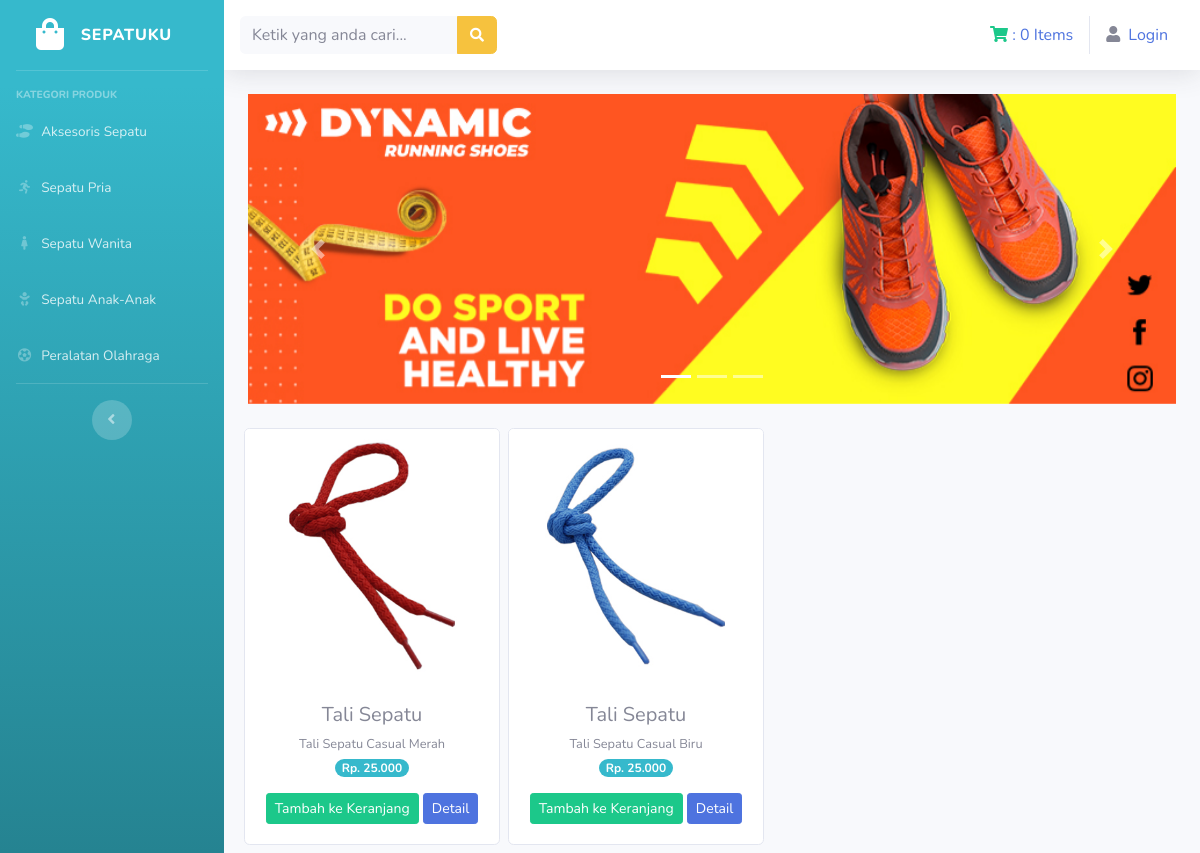
Page /index.php/kategori/aksesoris on the committed database.
### tables this page shows
CREATE TABLE `tb_barang` (
  `id_brg` int(11) NOT NULL,
  `nama_brg` varchar(120) NOT NULL,
  `keterangan` varchar(225) NOT NULL,
  `kategori` varchar(60) NOT NULL,
  `harga` int(11) NOT NULL,
  `stok` int(4) NOT NULL,
  `gambar` text NOT NULL
);

### application/controllers/kategori.php (called while the page is built, shortened)
<?php
    class Kategori extends CI_Controller{
        public function aksesoris(){
            $data['aksesori']=$this->model_kategori->data_aksesori()->result();
            $this->load->view('templates/header');
            $this->load->view('templates/sidebar');
            $this->load->view('aksesoris',$data);
            $this->load->view('templates/footer');
        }
    }
?>

### index.php (called while the page is built, shortened)
<?php
require_once BASEPATH.'core/CodeIgniter.php';

### application/models/model_kategori.php (called while the page is built, shortened)
<?php
    class Model_kategori extends CI_Model{
        public function data_aksesori(){
            return $this->db->get_where('tb_barang',array('kategori'=>'Aksesoris'));
        }
    }
?>

### application/views/aksesoris.php (the view, shortened to what this page needs)
<div class="container-fluid">
<div id="carouselExampleIndicators" class="carousel slide" data-ride="carousel">
  <ol class="carousel-indicators">
    <li data-target="#carouselExampleIndicators" data-slide-to="0" class="active"></li>
    <li data-target="#carouselExampleIndicators" data-slide-to="1"></li>
    <li data-target="#carouselExampleIndicators" data-slide-to="2"></li>
  </ol>
  <div class="carousel-inner">
    <div class="carousel-item active">
      <img src="<?php echo base_url('assets/img/slide1.jpg'); ?>" class="d-block w-100" alt="...">
    </div>
  </div>
  <a class="carousel-control-prev" href="#carouselExampleIndicators" role="button" data-slide="prev">
    <span class="carousel-control-prev-icon" aria-hidden="true"></span>
  </a>
  <a class="carousel-control-next" href="#carouselExampleIndicators" role="button" data-slide="next">
    <span class="carousel-control-next-icon" aria-hidden="true"></span>
  </a>
</div>
    <div class="row text-center mt-4">
        <?php foreach ($aksesori as $aks):?>
        <div class="card ml-2 mb-2" style="width: 16rem;">
        <img src="<?php echo base_url().'/uploads/'.$aks->gambar;?>" class="card-img-top" alt="...">
        <div class="card-body">
          <h5 class="card-title mb-1"><?php echo $aks->nama_brg;?></h5>
          <small><?php echo $aks->keterangan;?></small><br/>
          <span class="badge badge-pill badge-info mb-3">Rp. <?php echo number_format($aks->harga,0,',','.');?></span>
          <?php echo anchor('dashboard/tambah_keranjang/'.$aks->id_brg,'<div class="btn btn-success btn-sm">Tambah ke Keranjang</div>');?>
          <?php echo anchor('dashboard/detail_produk/'.$aks->id_brg,'<div class="btn btn-primary btn-sm">Detail</div>');?>
  </div>
</div>
        <?php endforeach;?>
    </div>
</div>

### rows in the picture
tb_barang: gambar (picture), nama_brg "Tali Sepatu", keterangan "Tali Sepatu Casual Merah", harga "25.000", id_brg "Tambah ke Keranjang", id_brg "Detail"
tb_barang: gambar (picture), nama_brg "Tali Sepatu", keterangan "Tali Sepatu Casual Biru", harga "25.000", id_brg "Tambah ke Keranjang", id_brg "Detail"

### other values in the picture
$this->cart->total_items() "0"
